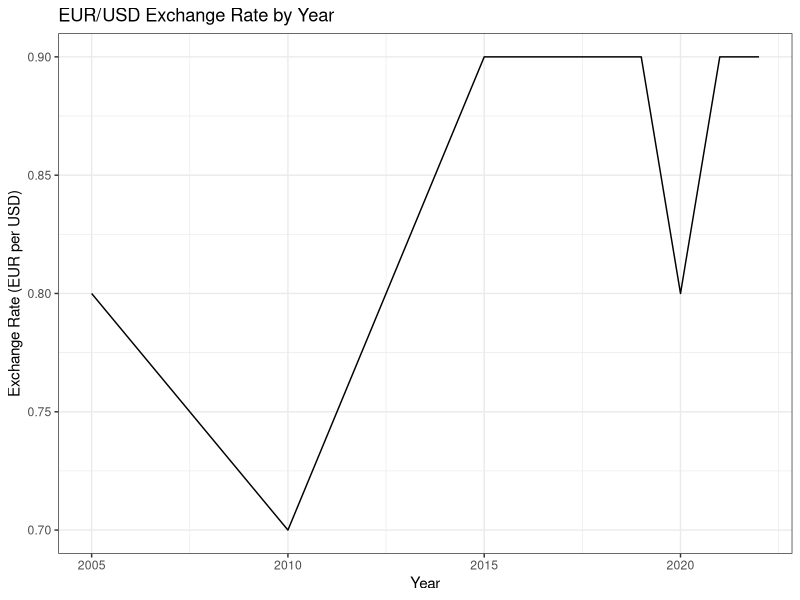
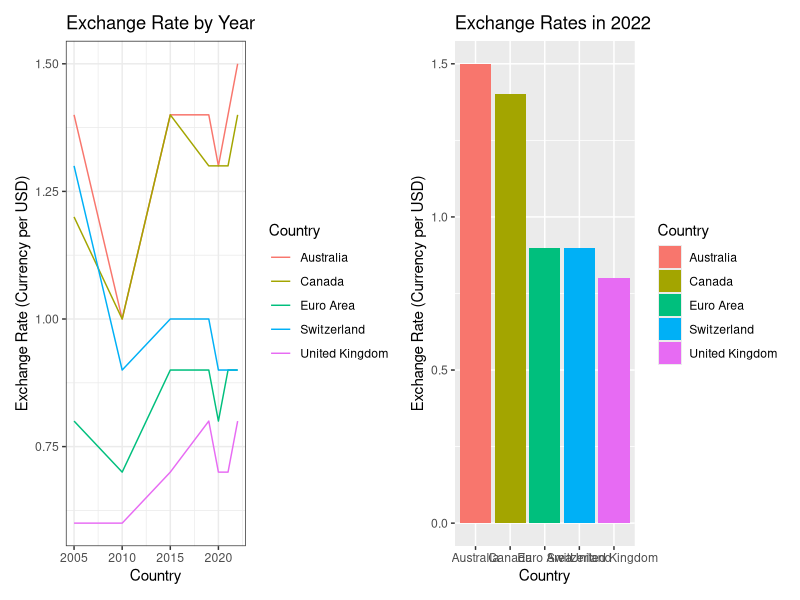

These charts were generated, in order, by the following R code:
## ---- chunk 1
options(htmltools.dir.version = FALSE)
knitr::opts_chunk$set(
  echo = FALSE,
  message = FALSE,
  warning = FALSE,
  fig.align = 'center')
library(tidyverse)
library(knitr)
library(ggplot2)
library(dplyr)
library(readr)
library(patchwork)
library(readxl)
UN_ExRates <- read_excel("UN_ExRates.xlsx")
View(UN_ExRates)
## ---- chunk 2
UN_ExRates <- UN_ExRates |>
  rename(Country = ...2)

EU_over_time=
  UN_ExRates|>
  filter(`National currency` == "Euro (EUR)", Country == "Euro Area", Series == "Exchange rates: end of period (national currency per US dollar)")|>
  ggplot(aes(x = `Year`, y = Value))+
  geom_line()+
  theme_bw()+
  labs(x = "Year", y = "Exchange Rate (EUR per USD)")+
  ggtitle("EUR/USD Exchange Rate by Year")

EU_over_time
## ---- chunk 3

comparison_col=
  UN_ExRates|>
  filter(Country %in% c("Euro Area", "Canada", "Australia", "United Kingdom", "Switzerland"), Series == "Exchange rates: end of period (national currency per US dollar)", Year == "2022")|>
  ggplot(aes(x = Country, y = Value, fill = Country))+
  geom_col()+
  labs(x = "Country", y = "Exchange Rate (Currency per USD)")+
  ggtitle("Exchange Rates in 2022")

comparison_line=
  UN_ExRates|>
  filter(Country %in% c("Euro Area", "Canada", "Australia", "United Kingdom", "Switzerland"), Series == "Exchange rates: end of period (national currency per US dollar)")|>
  ggplot(aes(x = Year, y = Value, color = Country))+
  geom_line()+
  labs(x = "Country", y = "Exchange Rate (Currency per USD)")+
  ggtitle("Exchange Rate by Year")+
  scale_x_continuous(
    limits = c(2005, 2022)
  )+
  theme_bw()
  
comp_final=comparison_line+comparison_col

comp_final
